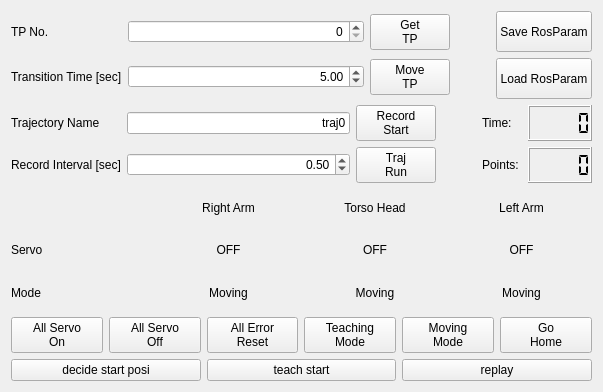
<?xml version="1.0" encoding="UTF-8"?>
<ui version="4.0">
 <class>Form</class>
 <widget class="QWidget" name="Form">
  <property name="geometry">
   <rect>
    <x>0</x>
    <y>0</y>
    <width>603</width>
    <height>392</height>
   </rect>
  </property>
  <property name="windowTitle">
   <string>torobo_whole_body_manager</string>
  </property>
  <layout class="QHBoxLayout" name="horizontalLayout_4">
   <item>
    <layout class="QVBoxLayout" name="verticalLayout_4">
     <item>
      <layout class="QVBoxLayout" name="verticalLayout_3">
       <item>
        <layout class="QVBoxLayout" name="verticalLayout_2">
         <item>
          <layout class="QHBoxLayout" name="horizontalLayout_2">
           <item>
            <layout class="QGridLayout" name="gridLayout_2">
             <item row="1" column="0">
              <widget class="QLabel" name="labelTransitionTime">
               <property name="text">
                <string>Transition Time [sec]</string>
               </property>
              </widget>
             </item>
             <item row="0" column="0">
              <widget class="QLabel" name="labelTpNumber">
               <property name="text">
                <string>TP No.</string>
               </property>
              </widget>
             </item>
             <item row="1" column="1">
              <widget class="QDoubleSpinBox" name="doubleSpinBoxTransitionTime">
               <property name="sizePolicy">
                <sizepolicy hsizetype="Expanding" vsizetype="Fixed">
                 <horstretch>0</horstretch>
                 <verstretch>0</verstretch>
                </sizepolicy>
               </property>
               <property name="alignment">
                <set>Qt::AlignRight|Qt::AlignTrailing|Qt::AlignVCenter</set>
               </property>
               <property name="minimum">
                <double>1.000000000000000</double>
               </property>
               <property name="singleStep">
                <double>0.500000000000000</double>
               </property>
               <property name="value">
                <double>5.000000000000000</double>
               </property>
              </widget>
             </item>
             <item row="1" column="2">
              <widget class="QPushButton" name="buttonMoveTp">
               <property name="text">
                <string>Move
TP</string>
               </property>
              </widget>
             </item>
             <item row="0" column="2">
              <widget class="QPushButton" name="buttonGetTp">
               <property name="text">
                <string>Get
TP</string>
               </property>
              </widget>
             </item>
             <item row="0" column="1">
              <widget class="QSpinBox" name="spinBoxTpNumber">
               <property name="sizePolicy">
                <sizepolicy hsizetype="Expanding" vsizetype="Fixed">
                 <horstretch>0</horstretch>
                 <verstretch>0</verstretch>
                </sizepolicy>
               </property>
               <property name="alignment">
                <set>Qt::AlignRight|Qt::AlignTrailing|Qt::AlignVCenter</set>
               </property>
              </widget>
             </item>
            </layout>
           </item>
           <item>
            <spacer name="horizontalSpacer">
             <property name="orientation">
              <enum>Qt::Horizontal</enum>
             </property>
             <property name="sizeType">
              <enum>QSizePolicy::Preferred</enum>
             </property>
             <property name="sizeHint" stdset="0">
              <size>
               <width>40</width>
               <height>88</height>
              </size>
             </property>
            </spacer>
           </item>
           <item>
            <layout class="QVBoxLayout" name="verticalLayout">
             <item>
              <widget class="QPushButton" name="buttonSaveRosParam">
               <property name="sizePolicy">
                <sizepolicy hsizetype="Minimum" vsizetype="Preferred">
                 <horstretch>0</horstretch>
                 <verstretch>0</verstretch>
                </sizepolicy>
               </property>
               <property name="text">
                <string>Save RosParam</string>
               </property>
              </widget>
             </item>
             <item>
              <widget class="QPushButton" name="buttonLoadRosParam">
               <property name="sizePolicy">
                <sizepolicy hsizetype="Minimum" vsizetype="Preferred">
                 <horstretch>0</horstretch>
                 <verstretch>0</verstretch>
                </sizepolicy>
               </property>
               <property name="text">
                <string>Load RosParam</string>
               </property>
              </widget>
             </item>
            </layout>
           </item>
          </layout>
         </item>
         <item>
          <layout class="QHBoxLayout" name="horizontalLayout_3">
           <item>
            <layout class="QGridLayout" name="gridLayout">
             <item row="1" column="1">
              <widget class="QDoubleSpinBox" name="doubleSpinBoxRecordInterval">
               <property name="sizePolicy">
                <sizepolicy hsizetype="Expanding" vsizetype="Fixed">
                 <horstretch>0</horstretch>
                 <verstretch>0</verstretch>
                </sizepolicy>
               </property>
               <property name="alignment">
                <set>Qt::AlignRight|Qt::AlignTrailing|Qt::AlignVCenter</set>
               </property>
               <property name="minimum">
                <double>0.100000000000000</double>
               </property>
               <property name="singleStep">
                <double>0.100000000000000</double>
               </property>
               <property name="value">
                <double>0.500000000000000</double>
               </property>
              </widget>
             </item>
             <item row="0" column="1">
              <widget class="QLineEdit" name="lineEditTrajName">
               <property name="text">
                <string>traj0</string>
               </property>
               <property name="alignment">
                <set>Qt::AlignRight|Qt::AlignTrailing|Qt::AlignVCenter</set>
               </property>
              </widget>
             </item>
             <item row="0" column="0">
              <widget class="QLabel" name="labelTrajName">
               <property name="text">
                <string>Trajectory Name</string>
               </property>
              </widget>
             </item>
             <item row="1" column="0">
              <widget class="QLabel" name="labelTrajRecordInterval">
               <property name="text">
                <string>Record Interval [sec]</string>
               </property>
              </widget>
             </item>
             <item row="1" column="2">
              <widget class="QPushButton" name="buttonTrajRun">
               <property name="enabled">
                <bool>true</bool>
               </property>
               <property name="text">
                <string>Traj
Run</string>
               </property>
              </widget>
             </item>
             <item row="0" column="2">
              <widget class="QPushButton" name="buttonTrajRecord">
               <property name="text">
                <string>Record
Start</string>
               </property>
              </widget>
             </item>
            </layout>
           </item>
           <item>
            <spacer name="horizontalSpacer_2">
             <property name="orientation">
              <enum>Qt::Horizontal</enum>
             </property>
             <property name="sizeType">
              <enum>QSizePolicy::Preferred</enum>
             </property>
             <property name="sizeHint" stdset="0">
              <size>
               <width>40</width>
               <height>20</height>
              </size>
             </property>
            </spacer>
           </item>
           <item>
            <layout class="QGridLayout" name="gridLayout_3">
             <item row="1" column="0">
              <widget class="QLabel" name="labelRecordedPoints_2">
               <property name="sizePolicy">
                <sizepolicy hsizetype="Minimum" vsizetype="Preferred">
                 <horstretch>0</horstretch>
                 <verstretch>0</verstretch>
                </sizepolicy>
               </property>
               <property name="frameShape">
                <enum>QFrame::NoFrame</enum>
               </property>
               <property name="midLineWidth">
                <number>0</number>
               </property>
               <property name="text">
                <string>Time: </string>
               </property>
              </widget>
             </item>
             <item row="1" column="1">
              <widget class="QLCDNumber" name="lcdNumberRecordTime">
               <property name="segmentStyle">
                <enum>QLCDNumber::Flat</enum>
               </property>
              </widget>
             </item>
             <item row="2" column="1">
              <widget class="QLCDNumber" name="lcdNumberRecordedPoints">
               <property name="frameShape">
                <enum>QFrame::Box</enum>
               </property>
               <property name="frameShadow">
                <enum>QFrame::Raised</enum>
               </property>
               <property name="lineWidth">
                <number>1</number>
               </property>
               <property name="smallDecimalPoint">
                <bool>false</bool>
               </property>
               <property name="segmentStyle">
                <enum>QLCDNumber::Flat</enum>
               </property>
               <property name="intValue" stdset="0">
                <number>0</number>
               </property>
              </widget>
             </item>
             <item row="2" column="0">
              <widget class="QLabel" name="labelRecordedPoints">
               <property name="sizePolicy">
                <sizepolicy hsizetype="Minimum" vsizetype="Preferred">
                 <horstretch>0</horstretch>
                 <verstretch>0</verstretch>
                </sizepolicy>
               </property>
               <property name="text">
                <string>Points: </string>
               </property>
              </widget>
             </item>
            </layout>
           </item>
          </layout>
         </item>
        </layout>
       </item>
       <item>
        <layout class="QGridLayout" name="gridLayout_4">
         <item row="2" column="2">
          <widget class="QLabel" name="labelTorsoHeadMode">
           <property name="text">
            <string>Moving</string>
           </property>
           <property name="alignment">
            <set>Qt::AlignCenter</set>
           </property>
          </widget>
         </item>
         <item row="1" column="0">
          <widget class="QLabel" name="label_4">
           <property name="text">
            <string>Servo</string>
           </property>
          </widget>
         </item>
         <item row="1" column="1">
          <widget class="QLabel" name="labelRArmServoState">
           <property name="text">
            <string>OFF</string>
           </property>
           <property name="alignment">
            <set>Qt::AlignCenter</set>
           </property>
          </widget>
         </item>
         <item row="0" column="1">
          <widget class="QLabel" name="label_2">
           <property name="text">
            <string>Right Arm</string>
           </property>
           <property name="alignment">
            <set>Qt::AlignCenter</set>
           </property>
          </widget>
         </item>
         <item row="1" column="2">
          <widget class="QLabel" name="labelTorsoHeadServoState">
           <property name="text">
            <string>OFF</string>
           </property>
           <property name="alignment">
            <set>Qt::AlignCenter</set>
           </property>
          </widget>
         </item>
         <item row="2" column="0">
          <widget class="QLabel" name="label_5">
           <property name="text">
            <string>Mode</string>
           </property>
          </widget>
         </item>
         <item row="2" column="1">
          <widget class="QLabel" name="labelRArmMode">
           <property name="text">
            <string>Moving</string>
           </property>
           <property name="alignment">
            <set>Qt::AlignCenter</set>
           </property>
          </widget>
         </item>
         <item row="0" column="3">
          <widget class="QLabel" name="label">
           <property name="text">
            <string>Left Arm</string>
           </property>
           <property name="alignment">
            <set>Qt::AlignCenter</set>
           </property>
          </widget>
         </item>
         <item row="1" column="3">
          <widget class="QLabel" name="labelLArmServoState">
           <property name="text">
            <string>OFF</string>
           </property>
           <property name="alignment">
            <set>Qt::AlignCenter</set>
           </property>
          </widget>
         </item>
         <item row="2" column="3">
          <widget class="QLabel" name="labelLArmMode">
           <property name="text">
            <string>Moving</string>
           </property>
           <property name="alignment">
            <set>Qt::AlignCenter</set>
           </property>
          </widget>
         </item>
         <item row="0" column="2">
          <widget class="QLabel" name="label_3">
           <property name="text">
            <string>Torso Head</string>
           </property>
           <property name="alignment">
            <set>Qt::AlignCenter</set>
           </property>
          </widget>
         </item>
        </layout>
       </item>
      </layout>
     </item>
     <item>
      <layout class="QHBoxLayout" name="horizontalLayout">
       <item>
        <widget class="QPushButton" name="buttonAllServoOn">
         <property name="text">
          <string>All Servo
On</string>
         </property>
        </widget>
       </item>
       <item>
        <widget class="QPushButton" name="buttonAllServoOff">
         <property name="text">
          <string>All Servo
Off</string>
         </property>
        </widget>
       </item>
       <item>
        <widget class="QPushButton" name="buttonAllErrorReset">
         <property name="text">
          <string>All Error
Reset</string>
         </property>
        </widget>
       </item>
       <item>
        <widget class="QPushButton" name="buttonTeachingMode">
         <property name="text">
          <string>Teaching
Mode</string>
         </property>
        </widget>
       </item>
       <item>
        <widget class="QPushButton" name="buttonMovingMode">
         <property name="text">
          <string>Moving
Mode</string>
         </property>
        </widget>
       </item>
       <item>
        <widget class="QPushButton" name="buttonGoHome">
         <property name="text">
          <string>Go
Home</string>
         </property>
        </widget>
       </item>
      </layout>
     </item>
     <item>
      <layout class="QHBoxLayout" name="horizontalLayout_shimizu">
       <item>
        <widget class="QPushButton" name="buttonGoStart">
         <property name="text">
          <string>decide start posi</string>
         </property>
        </widget>
       </item>
       <item>
        <widget class="QPushButton" name="buttonTeach">
         <property name="text">
          <string>teach start</string>
         </property>
        </widget>
       </item>
       <item>
        <widget class="QPushButton" name="buttonReplay">
         <property name="text">
          <string>replay</string>
         </property>
        </widget>
       </item>
      </layout>
     </item>
    </layout>
   </item>
  </layout>
 </widget>
 <resources/>
 <connections/>
</ui>
